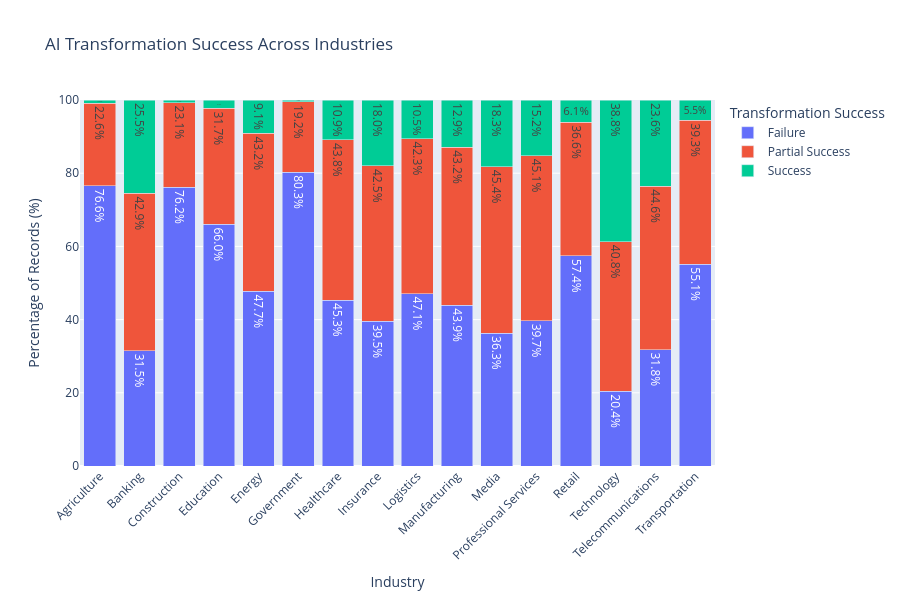

Here is the notebook cell this chart was saved with:
### Code cell
# Calculate percentage within each industry
success_pct["percentage"] = (
    success_pct["count"] /
    success_pct.groupby("industry")["count"].transform("sum")
    * 100
)

fig = px.bar(
    success_pct,
    x="industry",
    y="percentage",
    color="ai_transformation_success",
    text="percentage",
    title="AI Transformation Success Across Industries",
    labels={
        "industry": "Industry",
        "percentage": "Percentage of Records (%)",
        "ai_transformation_success": "Transformation Success"
    },
    barmode="stack"
)

fig.update_traces(
    texttemplate="%{text:.1f}%",
    textposition="inside"
)

fig.update_layout(
    xaxis_tickangle=-45,
    yaxis_range=[0, 100],
    height=600
)

fig.show()

### Figure 1 — Plotly figure (JSON) as saved in the notebook; plotly's stock layout.template omitted (floating-point values rounded to 4 significant figures)
{"data": [{"hovertemplate": "Transformation Success=Failure<br>Industry=%{x}<br>Percentage of Records (%)=%{text}<extra></extra>", "legendgroup": "Failure", "marker": {"color": "#636efa", "pattern": {"shape": ""}}, "name": "Failure", "orientation": "v", "showlegend": true, "text": [76.56, 31.52, 76.2, 65.99, 47.69, 80.27, 45.33, 39.49, 47.1, 43.91, 36.33, 39.72, 57.39, 20.42, 31.83, 55.11], "textposition": "inside", "texttemplate": "%{text:.1f}%", "type": "bar", "x": ["Agriculture", "Banking", "Construction", "Education", "Energy", "Government", "Healthcare", "Insurance", "Logistics", "Manufacturing", "Media", "Professional Services", "Retail", "Technology", "Telecommunications", "Transportation"], "xaxis": "x", "y": [76.56, 31.52, 76.2, 65.99, 47.69, 80.27, 45.33, 39.49, 47.1, 43.91, 36.33, 39.72, 57.39, 20.42, 31.83, 55.11], "yaxis": "y"}, {"hovertemplate": "Transformation Success=Partial Success<br>Industry=%{x}<br>Percentage of Records (%)=%{text}<extra></extra>", "legendgroup": "Partial Success", "marker": {"color": "#EF553B", "pattern": {"shape": ""}}, "name": "Partial Success", "orientation": "v", "showlegend": true, "text": [22.59, 42.94, 23.1, 31.7, 43.18, 19.21, 43.75, 42.49, 42.35, 43.2, 45.41, 45.07, 36.55, 40.83, 44.6, 39.35], "textposition": "inside", "texttemplate": "%{text:.1f}%", "type": "bar", "x": ["Agriculture", "Banking", "Construction", "Education", "Energy", "Government", "Healthcare", "Insurance", "Logistics", "Manufacturing", "Media", "Professional Services", "Retail", "Technology", "Telecommunications", "Transportation"], "xaxis": "x", "y": [22.59, 42.94, 23.1, 31.7, 43.18, 19.21, 43.75, 42.49, 42.35, 43.2, 45.41, 45.07, 36.55, 40.83, 44.6, 39.35], "yaxis": "y"}, {"hovertemplate": "Transformation Success=Success<br>Industry=%{x}<br>Percentage of Records (%)=%{text}<extra></extra>", "legendgroup": "Success", "marker": {"color": "#00cc96", "pattern": {"shape": ""}}, "name": "Success", "orientation": "v", "showlegend": true, "text": [0.8483, 25.54, 0.7038, 2.311, 9.134, 0.5232, 10.92, 18.02, 10.55, 12.89, 18.26, 15.21, 6.062, 38.75, 23.57, 5.544], "textposition": "inside", "texttemplate": "%{text:.1f}%", "type": "bar", "x": ["Agriculture", "Banking", "Construction", "Education", "Energy", "Government", "Healthcare", "Insurance", "Logistics", "Manufacturing", "Media", "Professional Services", "Retail", "Technology", "Telecommunications", "Transportation"], "xaxis": "x", "y": [0.8483, 25.54, 0.7038, 2.311, 9.134, 0.5232, 10.92, 18.02, 10.55, 12.89, 18.26, 15.21, 6.062, 38.75, 23.57, 5.544], "yaxis": "y"}], "layout": {"barmode": "stack", "height": 600, "legend": {"title": {"text": "Transformation Success"}, "tracegroupgap": 0}, "title": {"text": "AI Transformation Success Across Industries"}, "xaxis": {"anchor": "y", "domain": [0, 1], "tickangle": -45, "title": {"text": "Industry"}}, "yaxis": {"anchor": "x", "domain": [0, 1], "range": [0, 100], "title": {"text": "Percentage of Records (%)"}}}}
